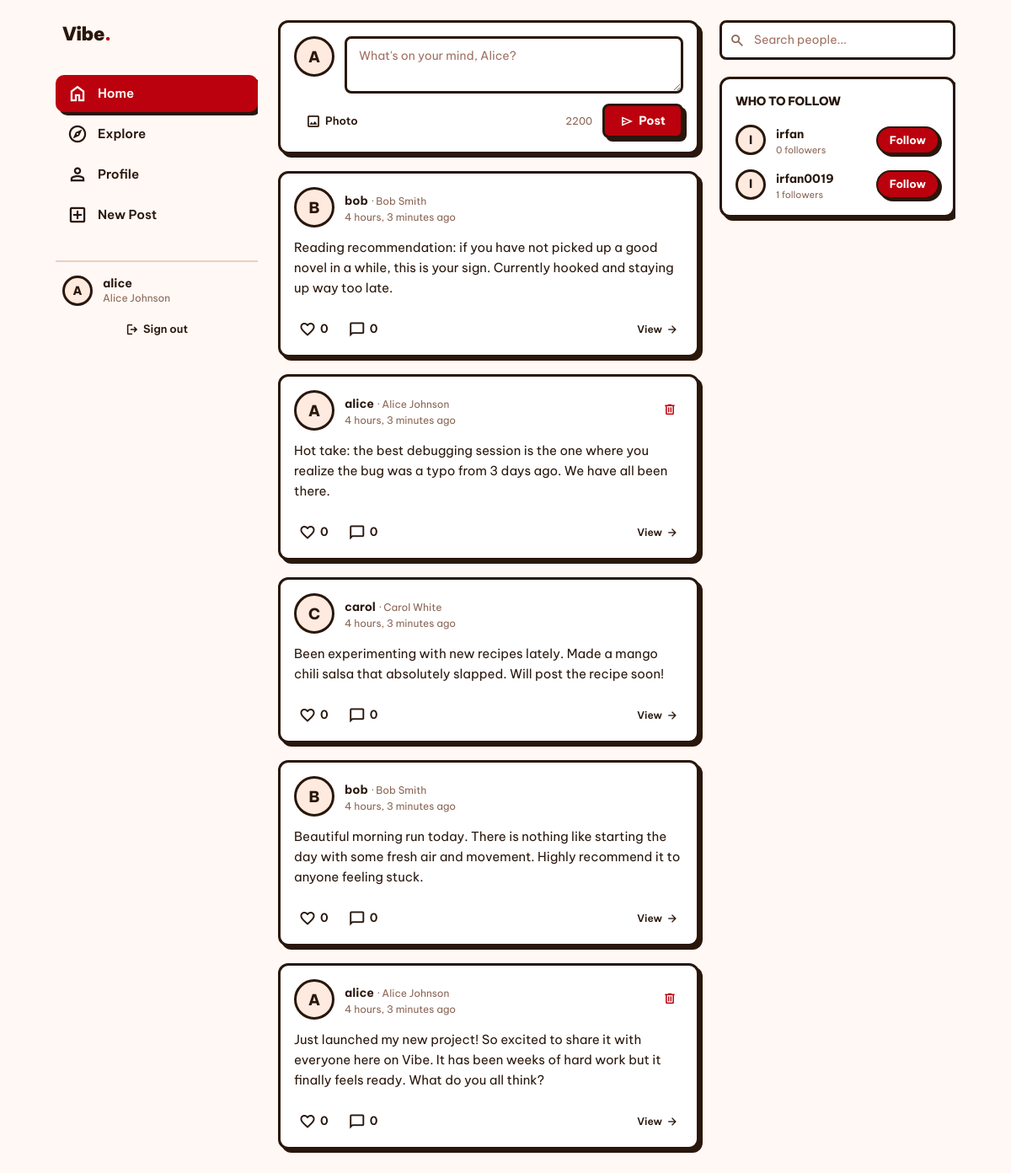
The app's page / (signed in) with its own data.
### social/models.py (models this page shows, shortened)
class Post(models.Model):
    user = models.ForeignKey(User, on_delete=models.CASCADE, related_name='posts')
    content = models.TextField(max_length=2200)
    image = models.ImageField(upload_to='posts/', blank=True, null=True)
    created_at = models.DateTimeField(auto_now_add=True)
    class Meta:
        ordering = ['-created_at']
    def likes_count(self):
        return self.likes.count()
    def comments_count(self):
        return self.comments.count()

class Profile(models.Model):
    user = models.OneToOneField(User, on_delete=models.CASCADE, related_name='profile')
    bio = models.TextField(max_length=500, blank=True)
    avatar = models.ImageField(upload_to='avatars/', blank=True, null=True)
    website = models.URLField(blank=True)
    created_at = models.DateTimeField(auto_now_add=True)
    def followers_count(self):
        return Follow.objects.filter(following=self.user).count()

### social/views.py (the view)
# urls.py: path('', views.home, name='home'),
def home(request):
    if not request.user.is_authenticated:
        return redirect('login')
    following_ids = Follow.objects.filter(follower=request.user).values_list('following_id', flat=True)
    posts = Post.objects.filter(
        Q(user__in=following_ids) | Q(user=request.user)
    ).select_related('user', 'user__profile').prefetch_related('likes', 'comments').order_by('-created_at')
    liked_post_ids = Like.objects.filter(user=request.user).values_list('post_id', flat=True)
    suggested_users = User.objects.exclude(
        Q(id=request.user.id) | Q(id__in=following_ids)
    ).select_related('profile').order_by('?')[:5]
    post_form = PostForm()
    return render(request, 'social/home.html', {
        'posts': posts,
        'liked_post_ids': list(liked_post_ids),
        'suggested_users': suggested_users,
        'post_form': post_form,
    })

### social/forms.py
class PostForm(forms.ModelForm):
    class Meta:
        model = Post
        fields = ['content', 'image']
        widgets = {
            'content': forms.Textarea(attrs={
                'placeholder': "What's on your mind?",
                'rows': 4,
                'maxlength': 2200,
            }),
        }

### templates/social/home.html (shortened to what this page needs)
{% extends "base.html" %}
{% block main_content %}
<div class="card-style p-4 mb-5" style="background:white">
  <form method="post" action="{% url 'create_post' %}" enctype="multipart/form-data">
    <div class="flex gap-3 mb-3">
      {% if request.user.profile.avatar %}
        <img src="{{ request.user.profile.avatar.url }}" alt="" class="avatar avatar-md flex-shrink-0" />
      {% else %}
        <div class="avatar avatar-md flex-shrink-0">{{ request.user.username|first|upper }}</div>
      {% endif %}
      <textarea name="content" class="form-input flex-1" placeholder="What's on your mind, {{ request.user.first_name|default:request.user.username }}?" rows="2" maxlength="2200" style="min-height:60px"></textarea>
    </div>
    <div class="flex items-center justify-between gap-3">
      <label class="btn-ghost cursor-pointer" style="font-size:13px">
        <span class="material-symbols-outlined" style="font-size:18px">image</span>
        Photo
      </label>
      <div class="flex items-center gap-3">
        <span id="char-counter" style="font-size:12px;color:#8a6555">2200</span>
        <button type="submit" class="btn-primary" style="padding:7px 18px">
          <span class="material-symbols-outlined" style="font-size:16px">send</span>
          Post
        </button>
      </div>
    </div>
  </form>
</div>
{% if posts %}
  {% for post in posts %}
  <article class="post-card fade-in">
    <div class="post-header">
      <a href="{% url 'profile' username=post.user.username %}">
        {% if post.user.profile.avatar %}
          <img src="{{ post.user.profile.avatar.url }}" alt="" class="avatar avatar-md" />
        {% else %}
          <div class="avatar avatar-md">{{ post.user.username|first|upper }}</div>
        {% endif %}
      </a>
      <div class="flex-1 min-w-0">
        <a href="{% url 'profile' username=post.user.username %}" class="username-link text-sm">{{ post.user.username }}</a>
        {% if post.user.get_full_name %}
          <span class="text-xs" style="color:#8a6555"> · {{ post.user.get_full_name }}</span>
        {% endif %}
        <p class="post-time">{{ post.created_at|timesince }} ago</p>
      </div>
      {% if post.user == request.user %}
        <form method="post" action="{% url 'delete_post' post_id=post.id %}" style="display:inline" onsubmit="return confirm('Delete this post?')">
          <button type="submit" class="btn-ghost" style="padding:4px 8px;font-size:12px;color:#bb010d">
            <span class="material-symbols-outlined" style="font-size:16px">delete</span>
          </button>
        </form>
      {% endif %}
    </div>
    <div class="post-body">
      <p style="font-size:15px;line-height:1.6;white-space:pre-wrap">{{ post.content }}</p>
    </div>
    <div class="post-actions">
      <button class="like-btn {% if post.id in liked_post_ids %}liked{% endif %}"
              data-post-id="{{ post.id }}">
        <span class="material-symbols-outlined like-icon" style="font-size:20px;{% if post.id in liked_post_ids %}font-variation-settings:'FILL' 1{% endif %}">favorite</span>
        <span class="like-count">{{ post.likes_count }}</span>
      </button>
      <a href="{% url 'post_detail' post_id=post.id %}" class="comment-btn">
        <span class="material-symbols-outlined" style="font-size:20px">chat_bubble</span>
        <span>{{ post.comments_count }}</span>
      </a>
      <a href="{% url 'post_detail' post_id=post.id %}" class="btn-ghost" style="font-size:12px;padding:5px 10px">
        View
        <span class="material-symbols-outlined" style="font-size:14px">arrow_forward</span>
      </a>
    </div>
  </article>
  {% endfor %}
{% endif %}
{% endblock %}
{% block right_panel %}
{% if suggested_users %}
<div class="card-style p-4" style="background:white">
  <h3 class="font-extrabold text-sm mb-4" style="color:#29170c;letter-spacing:-0.02em">WHO TO FOLLOW</h3>
  <div class="flex flex-col gap-3">
    {% for u in suggested_users %}
    <div class="flex items-center gap-3">
      <a href="{% url 'profile' username=u.username %}">
        {% if u.profile.avatar %}
          <img src="{{ u.profile.avatar.url }}" alt="" class="avatar avatar-sm" />
        {% else %}
          <div class="avatar avatar-sm">{{ u.username|first|upper }}</div>
        {% endif %}
      </a>
      <div class="flex-1 min-w-0">
        <a href="{% url 'profile' username=u.username %}" class="username-link text-sm leading-tight">{{ u.username }}</a>
        <p style="font-size:11px;color:#8a6555">{{ u.profile.followers_count }} followers</p>
      </div>
      <button class="follow-btn not-following" data-username="{{ u.username }}">Follow</button>
    </div>
    {% endfor %}
  </div>
</div>
{% endif %}
{% endblock %}

### templates/base.html (shortened to what this page needs)
{% load static %}
<!DOCTYPE html>
<html lang="en">
<head>
  <script src="https://cdn.tailwindcss.com"></script>
  <link rel="stylesheet" href="{% static 'css/style.css' %}" />
</head>
<body class="min-h-screen" style="background:#fff8f5">
{% if user.is_authenticated %}
<div class="layout-grid">
  <aside class="left-panel sticky top-6 self-start" style="height:calc(100vh - 48px); overflow-y:auto;">
    <a href="{% url 'home' %}" class="logo mb-8 block px-2">Vibe<span>.</span></a>
    <nav class="sidebar-nav flex flex-col gap-1 mb-8">
      <a href="{% url 'home' %}" class="{% if request.resolver_match.url_name == 'home' %}active{% endif %}">
        <span class="material-symbols-outlined">home</span>
        <span>Home</span>
      </a>
      <a href="{% url 'explore' %}" class="{% if request.resolver_match.url_name == 'explore' %}active{% endif %}">
        <span class="material-symbols-outlined">explore</span>
        <span>Explore</span>
      </a>
      <a href="{% url 'profile' username=request.user.username %}" class="{% if request.resolver_match.url_name == 'profile' %}active{% endif %}">
        <span class="material-symbols-outlined">person</span>
        <span>Profile</span>
      </a>
      <a href="{% url 'create_post' %}">
        <span class="material-symbols-outlined">add_box</span>
        <span>New Post</span>
      </a>
    </nav>
    <div class="mt-auto" style="border-top:2px solid #e8d0c0;padding-top:16px">
      <div class="flex items-center gap-3 mb-3 px-2">
        {% if request.user.profile.avatar %}
          <img src="{{ request.user.profile.avatar.url }}" alt="" class="avatar avatar-sm" />
        {% else %}
          <div class="avatar avatar-sm">{{ request.user.username|first|upper }}</div>
        {% endif %}
        <div>
          <p class="font-bold text-sm leading-tight">{{ request.user.username }}</p>
          <p class="text-xs" style="color:#8a6555">{{ request.user.get_full_name }}</p>
        </div>
      </div>
      <form method="post" action="{% url 'logout' %}">
        <button type="submit" class="btn-ghost w-full justify-center" style="font-size:13px;">
          <span class="material-symbols-outlined" style="font-size:16px">logout</span>
          Sign out
        </button>
      </form>
    </div>
  </aside>
  <main class="min-w-0 pb-20 md:pb-6">
    {% block main_content %}{% endblock %}
  </main>
  <aside class="right-panel sticky top-6 self-start" style="height:calc(100vh - 48px); overflow-y:auto;">
    <div class="relative mb-5">
      <input id="search-input" type="text" class="form-input" placeholder="Search people..."
             style="padding-left:38px" />
    </div>
    {% block right_panel %}{% endblock %}
  </aside>
</div>
{% endif %}
</body>
</html>

### static/css/style.css (style rules this page uses)
*, *::before, *::after { box-sizing: border-box; }
:root { --cream: #fff8f5; --dark: #29170c; --red: #bb010d; --red-light: #e8000e; --cream-mid: #ffeadf; --cream-dark: #f5d5c5; --border: 3px solid #29170c; --shadow: 4px 4px 0px 0px #29170c; --shadow-lg: 6px 6px 0px 0px #29170c; --radius: 12px; }
body { font-family: 'Be Vietnam Pro', sans-serif; background-color: var(--cream); color: var(--dark); min-height: 100vh; }
.card-style { border: var(--border); border-radius: var(--radius); box-shadow: var(--shadow); background: white; }
.btn-primary { background: var(--red); color: white; border: var(--border); border-radius: 8px; box-shadow: var(--shadow); font-weight: 700; padding: 8px 20px; cursor: pointer; transition: transform 0.1s, box-shadow 0.1s; display: inline-flex; align-items: center; gap: 6px; text-decoration: none; font-family: 'Be Vietnam Pro', sans-serif; font-size: 14px; }
.btn-ghost { background: transparent; color: var(--dark); border: none; border-radius: 8px; font-weight: 600; padding: 6px 14px; cursor: pointer; transition: background 0.15s; display: inline-flex; align-items: center; gap: 5px; font-family: 'Be Vietnam Pro', sans-serif; font-size: 14px; }
.form-input { width: 100%; border: var(--border); border-radius: 8px; padding: 10px 14px; font-family: 'Be Vietnam Pro', sans-serif; font-size: 14px; background: white; color: var(--dark); outline: none; transition: box-shadow 0.15s; }
.form-input::placeholder { color: #a07060; }
textarea.form-input { resize: vertical; min-height: 80px; }
.avatar { border: var(--border); border-radius: 50%; object-fit: cover; background: var(--cream-mid); display: flex; align-items: center; justify-content: center; font-weight: 800; color: var(--dark); flex-shrink: 0; }
.avatar-sm { width: 36px; height: 36px; font-size: 14px; }
.avatar-md { width: 48px; height: 48px; font-size: 18px; }
.post-card { background: white; border: var(--border); border-radius: var(--radius); box-shadow: var(--shadow); margin-bottom: 20px; overflow: hidden; }
.post-header { display: flex; align-items: center; gap: 12px; padding: 16px 16px 0; }
.post-body { padding: 12px 16px; }
.post-actions { display: flex; align-items: center; gap: 4px; padding: 8px 12px 14px; }
.like-btn { background: none; border: none; cursor: pointer; display: flex; align-items: center; gap: 5px; padding: 6px 10px; border-radius: 8px; font-family: 'Be Vietnam Pro', sans-serif; font-weight: 600; font-size: 14px; color: var(--dark); transition: background 0.15s, transform 0.1s; }
.comment-btn { background: none; border: none; cursor: pointer; display: flex; align-items: center; gap: 5px; padding: 6px 10px; border-radius: 8px; font-family: 'Be Vietnam Pro', sans-serif; font-weight: 600; font-size: 14px; color: var(--dark); transition: background 0.15s; }
.sidebar-nav a { display: flex; align-items: center; gap: 12px; padding: 10px 14px; border-radius: 10px; font-weight: 600; color: var(--dark); text-decoration: none; transition: background 0.15s; font-size: 15px; }
.sidebar-nav a.active { background: var(--red); color: white; box-shadow: var(--shadow); }
.fade-in { animation: fadeIn 0.25s ease-out forwards; }
.follow-btn { font-weight: 700; font-size: 13px; padding: 5px 14px; border-radius: 20px; border: 2px solid var(--dark); cursor: pointer; transition: all 0.15s; font-family: 'Be Vietnam Pro', sans-serif; }
.follow-btn.not-following { background: var(--red); color: white; box-shadow: 3px 3px 0 var(--dark); }
.layout-grid { display: grid; grid-template-columns: 240px 1fr 280px; gap: 24px; max-width: 1100px; margin: 0 auto; padding: 24px 16px; }
.logo { font-size: 22px; font-weight: 900; color: var(--dark); text-decoration: none; letter-spacing: -0.03em; display: flex; align-items: center; gap: 8px; }
.logo span { color: var(--red); }
.post-time { font-size: 12px; color: #8a6555; }
.username-link { font-weight: 700; color: var(--dark); text-decoration: none; }

### templates/base.html (style rules this page uses)
.material-symbols-outlined { font-variation-settings: 'FILL' 0, 'wght' 500, 'GRAD' 0, 'opsz' 24; }

### records on screen
Post: user.username|first "B", user.username "bob", user.get_full_name "Bob Smith", created_at "4 hours, 3 minutes", content "Reading recommendation: if you have not picked up a good novel in a while, this is your sign. Currently hooked and staying up way too late.", likes_count "0", comments_count "0"
Post: user.username|first "A", user.username "alice", user.get_full_name "Alice Johnson", created_at "4 hours, 3 minutes", content "Hot take: the best debugging session is the one where you realize the bug was a typo from 3 days ago. We have all been there.", likes_count "0", comments_count "0"
Post: user.username|first "C", user.username "carol", user.get_full_name "Carol White", created_at "4 hours, 3 minutes", content "Been experimenting with new recipes lately. Made a mango chili salsa that absolutely slapped. Will post the recipe soon!", likes_count "0", comments_count "0"
Post: user.username|first "B", user.username "bob", user.get_full_name "Bob Smith", created_at "4 hours, 3 minutes", content "Beautiful morning run today. There is nothing like starting the day with some fresh air and movement. Highly recommend it to anyone feeling stuck.", likes_count "0", comments_count "0"
Post: user.username|first "A", user.username "alice", user.get_full_name "Alice Johnson", created_at "4 hours, 3 minutes", content "Just launched my new project! So excited to share it with everyone here on Vibe. It has been weeks of hard work but it finally feels ready. What do you all think?", likes_count "0", comments_count "0"

### other values on screen
{{ request.user.username|first|upper }} "A"
{{ request.user.username }} "alice"
{{ request.user.get_full_name }} "Alice Johnson"
{{ u.username|first|upper }} "I"
{{ u.username }} "irfan"
{{ u.profile.followers_count }} "0"
{{ u.username }} "irfan0019"
{{ u.profile.followers_count }} "1"
